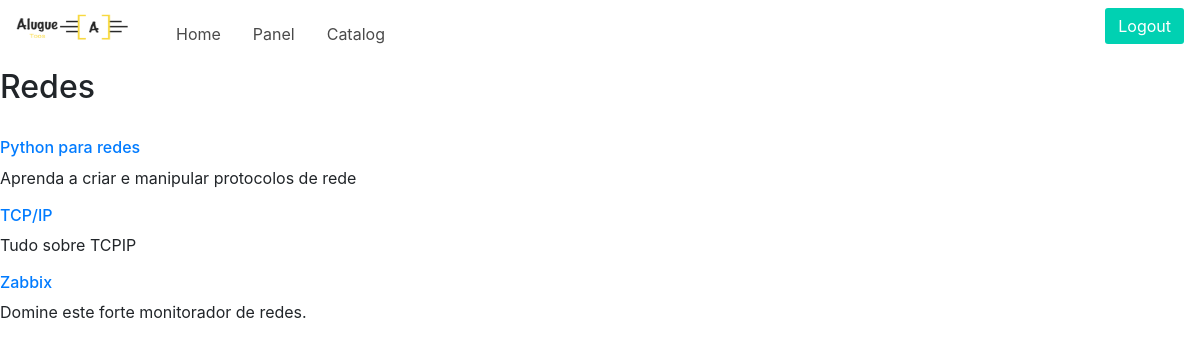
Page /catalog/redes/ (signed in) on the committed database.
### catalog/models.py (models this page shows, shortened)
class Category(models.Model):
    name = models.CharField('Name', max_length=100)
    slug = models.SlugField('Unique identifier', max_length=100)
    created = models.DateTimeField('Created on', auto_now_add=True)
    modified = models.DateTimeField('Modified on', auto_now=True)
    class Meta:
        verbose_name = 'Category'
        verbose_name_plural = 'Categories'
        ordering = ['name']
    def __str__(self):
        return self.name

class Product(models.Model):
    name = models.CharField('Name', max_length=100)
    slug = models.SlugField('Unique identifier', max_length=100)
    created = models.DateTimeField('Created on', auto_now_add=True)
    modified = models.DateTimeField('Modified on', auto_now=True)
    description = models.TextField('Description', blank=True)
    price = models.DecimalField('Price', decimal_places=2, max_digits=10)
    category = models.ForeignKey(Category, verbose_name='Category')
    class Meta:
        verbose_name = 'Product'
        verbose_name_plural = 'Products'
        ordering = ['name']
    def get_absolute_url(self):
        return reverse('catalog:product', kwargs={'slug': self.slug})

### catalog/views.py (the view)
class CategoryListView(generic.ListView):
    template_name = 'product/category.html'
    context_object_name = 'product_list'
    def get_queryset(self):
        return Product.objects.filter(category__slug=self.kwargs['slug'])
    def get_context_data(self, **kwargs):
        context = super(CategoryListView, self).get_context_data(**kwargs)
        context['current_category'] = get_object_or_404(Category, slug=self.kwargs['slug'])
        return context

### templates/product/category.html (shortened to what this page needs)
{% extends 'base.html' %}
{% block content %}
    <h2>{{ current_category }}</h2>
    {% for product in product_list %}
        <h6><a href="{{ product.get_absolute_url }}">{{ product.name }}</a></h6>
        {{ product.description|linebreaks }}
    {% endfor %}
{% endblock %}

### rows in the picture
Category: name "Redes"
Product: name "Python para redes", description "Aprenda a criar e manipular protocolos de rede"
Product: name "TCP/IP", description "Tudo sobre TCPIP"
Product: name "Zabbix", description "Domine este forte monitorador de redes."
